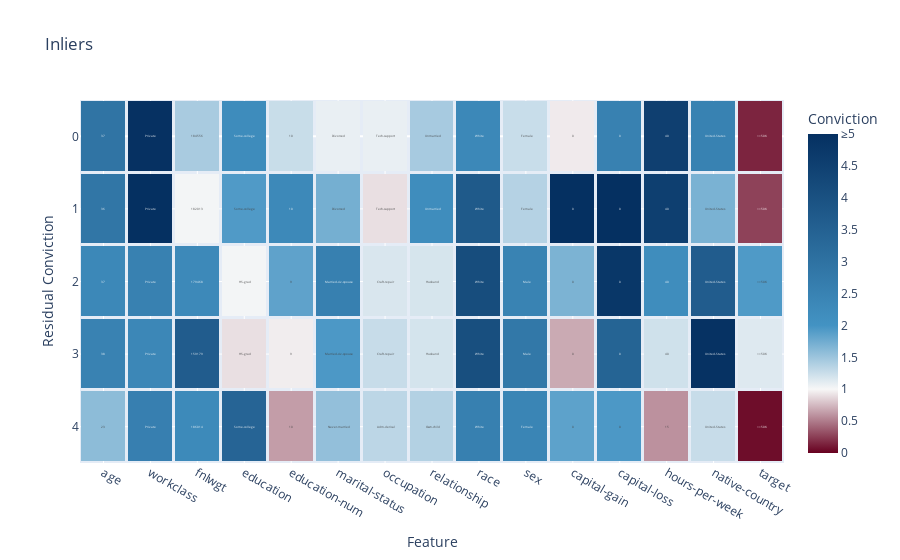

The cell this chart's notebook holds for it:
### Code cell
plot_anomalies(inliers, local_case_feature_residual_convictions, title="Inliers", yaxis_title="Residual Conviction")

### Figure 1 — Plotly figure (JSON) as saved in the notebook; plotly's stock layout.template omitted (floating-point values rounded to 4 significant figures)
{"data": [{"coloraxis": "coloraxis", "hovertemplate": "Conviction=%{z}", "name": "Outliers", "text": [["37", " Private", "184556", " Some-college", "10", " Divorced", " Tech-support", " Unmarried", " White", " Female", "0", "0", "40", " United-States", " <=50K", "0.1447433929499285", "963", "baba7666-8dac-40ae-a565-3e2642d0ef01", "1.1567574430840972", "inlier"], ["36", " Private", "182013", " Some-college", "10", " Divorced", " Tech-support", " Unmarried", " White", " Female", "0", "0", "40", " United-States", " <=50K", "0.14540865483646276", "61", "baba7666-8dac-40ae-a565-3e2642d0ef01", "1.160344833368858", "inlier"], ["37", " Private", "179468", " HS-grad", "9", " Married-civ-spouse", " Craft-repair", " Husband", " White", " Male", "0", "0", "40", " United-States", " <=50K", "0.1699281672098321", "565", "baba7666-8dac-40ae-a565-3e2642d0ef01", "1.146730090751957", "inlier"], ["38", " Private", "159179", " HS-grad", "9", " Married-civ-spouse", " Craft-repair", " Husband", " White", " Male", "0", "0", "40", " United-States", " <=50K", "0.172387423841593", "111", "baba7666-8dac-40ae-a565-3e2642d0ef01", "1.1655822146398438", "inlier"], ["23", " Private", "186014", " Some-college", "10", " Never-married", " Adm-clerical", " Own-child", " White", " Female", "0", "0", "15", " United-States", " <=50K", "0.1823213383389644", "849", "baba7666-8dac-40ae-a565-3e2642d0ef01", "1.2877038214212142", "inlier"]], "texttemplate": "%{text}", "type": "heatmap", "x": ["age", "workclass", "fnlwgt", "education", "education-num", "marital-status", "occupation", "relationship", "race", "sex", "capital-gain", "capital-loss", "hours-per-week", "native-country", "target"], "xgap": 3, "y": [0, 1, 2, 3, 4], "ygap": 3, "z": [[2.937, 4.968, 1.435, 2.221, 1.263, 1.08, 1.077, 1.446, 2.347, 1.259, 0.9491, 2.551, 4.537, 2.51, 0.1473], [2.882, 6.587, 1.023, 1.928, 2.308, 1.721, 0.9019, 2.189, 3.734, 1.369, 19.93, 12.15, 4.554, 1.693, 0.268], [2.341, 2.554, 2.292, 1.02, 1.846, 2.57, 1.167, 1.183, 4.132, 2.491, 1.683, 4.794, 2.197, 3.658, 1.931], [2.508, 2.362, 3.666, 0.9025, 0.9606, 1.951, 1.268, 1.195, 4.067, 2.823, 0.6872, 3.428, 1.222, 4.946, 1.138], [1.591, 2.592, 2.274, 3.414, 0.6357, 1.557, 1.327, 1.378, 2.573, 2.431, 1.854, 1.947, 0.5887, 1.268, 0.05142]]}], "layout": {"coloraxis": {"cmax": 5, "cmin": 0, "colorbar": {"ticktext": ["0", "0.5", "1", "1.5", "2", "2.5", "3", "3.5", "4", "4.5", "≥5"], "tickvals": [0, 0.5, 1, 1.5, 2, 2.5, 3, 3.5, 4, 4.5, 5], "title": {"text": "Conviction"}}, "colorscale": [[0, "rgb(103,0,31)"], [0.2, "rgb(247, 247, 247)"], [0.4, "rgb(67,147,195)"], [1, "rgb(5,48,97)"]]}, "title": {"text": "Inliers"}, "xaxis": {"anchor": "y", "domain": [0, 1], "title": {"text": "Feature"}}, "yaxis": {"anchor": "x", "autorange": "reversed", "domain": [0, 1], "title": {"text": "Residual Conviction"}}}}
